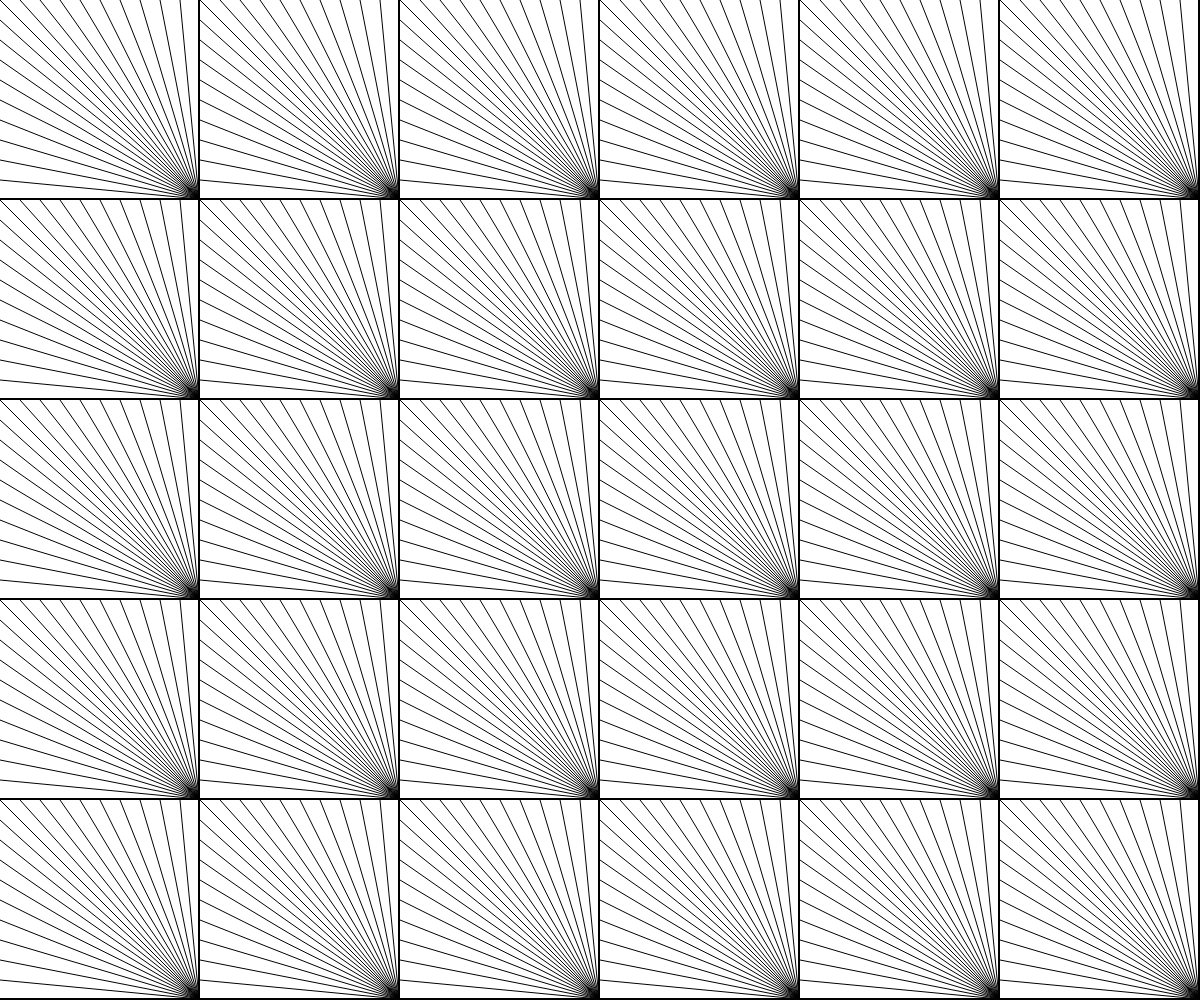
Frame 1 (no input)
Frame 2 (the mouse pressed at the canvas centre, redrawn once): identical to frame 1, image omitted

The p5.js sketch that drew this single still picture (run headless with seeded random() and noise() and a simulated clock; the mouse was pressed at the canvas centre and the sketch redrawn once):

// p5.js sketch
// ── sketch.js
var spacing = 20;
var cubeSize = 200;

function setup() {
  createCanvas(windowWidth,windowHeight); 
  background(0);  
  noLoop(); 
} 


function draw() {
  background(255);
  var n = width/cubeSize;
  var m = height/cubeSize;

  for (var i = 0; i < n; i++) {
    for (var j = 0; j < m; j++) {
      push();
      translate(i*cubeSize, j*cubeSize);
      scale(1);
      sun();
      pop();
    }
  } 
}


function sun() {
  noFill();
  stroke(0);
  strokeWeight(1);
  var n = cubeSize/spacing;
  var meetingP = cubeSize - 1;

  for (var i = 0; i < n; i++) {
    line(0, i*spacing, meetingP, meetingP);
    line(i*spacing, 0, meetingP, meetingP);
    line(0, meetingP, meetingP, meetingP);
    line(meetingP, 0, meetingP, meetingP);
  } 


}

// var k = random(0,4);
// if(k < 1) { 
//   rotate(0);

// } else if (k < 2) {
//   rotate(90);

// } else if (k < 3) {
//   rotate(180);

// } else {  
//   rotate(270);
// } 
